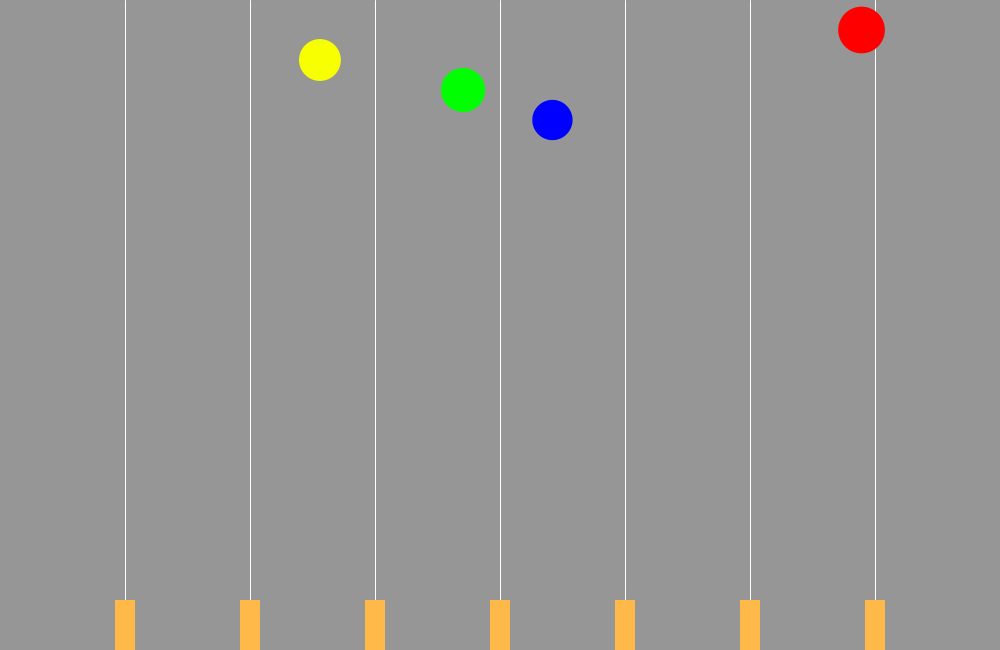
Frame 1 (no input)
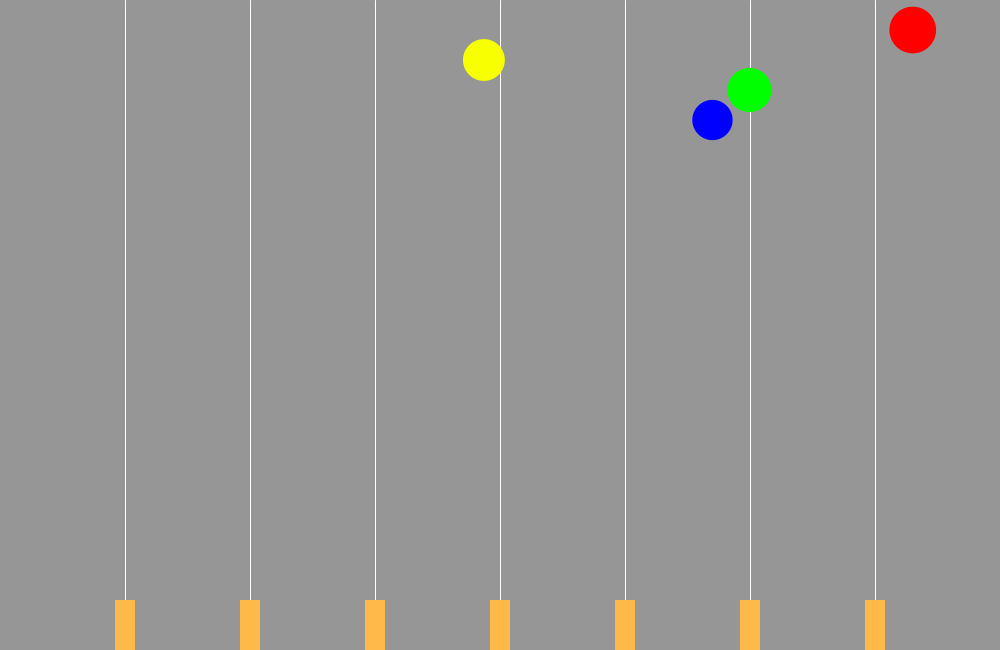
Frame 60 (the mouse pressed at the canvas centre just before this capture)
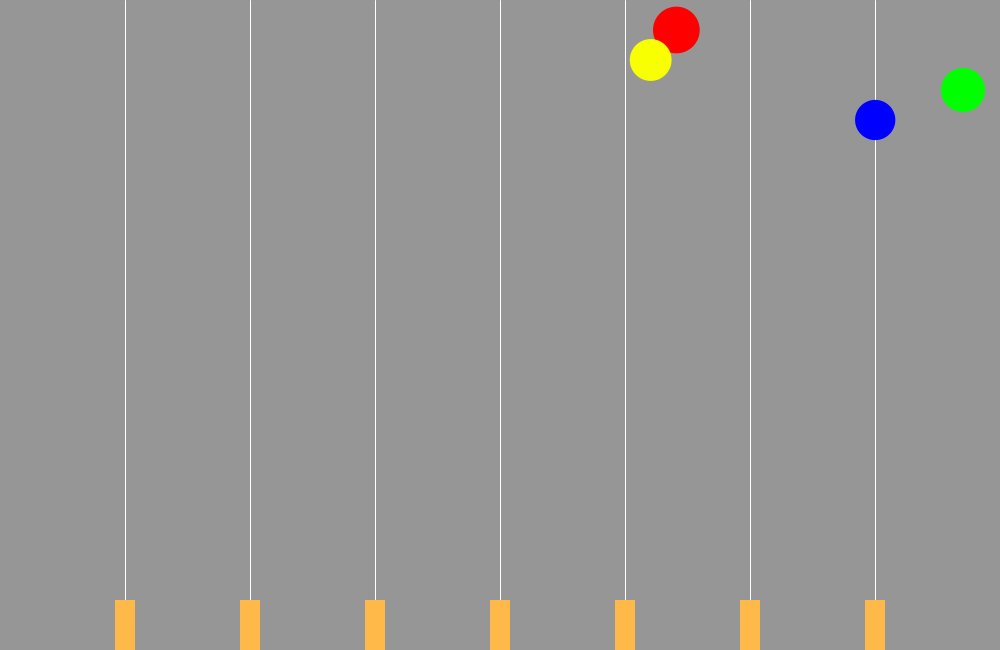
Frame 120 (the mouse held since frame 60 and released just before this capture)

The Processing sketch that drew these frames (run headless with seeded random() and noise(); from frame 60 on, the mouse is pressed at the canvas centre):

// Processing sketch: sketch5454
// ── sketch5454.pde
float x=1000/8; //shot line
int y=600;
float ea, eb, ec, ed;
float eas=random(2, 5);
float ebs=random(2, 5);
float ecs=random(2, 5);
float eds=random(2, 5);
int ead=1;
int ebd=1;
int ecd=1;
int edd=1;
float ey=30;
float ra, rb, rc, rd;
int count;
float ly=601;
float ly2=601;
float ly3=601;
float ly4=601;
float ly5=601;
float ly6=601;
float ly7=601;

void setup() {
  background(150);
  size(1000, 650);

  ea=random(0, width);
  eb=random(0, width);
  ec=random(0, width);
  ed=random(0, width);
  ra=random(20, 30);
  rb=random(20, 30);
  rc=random(20, 30);
  rd=random(20, 30);

  count=0;
}

void draw() {
  background(150);

  strokeWeight(1);
  stroke(255);
  line(x, 0, x, height);
  line(x*2, 0, x*2, height);
  line(x*3, 0, x*3, height);
  line(x*4, 0, x*4, height);
  line(x*5, 0, x*5, height);
  line(x*6, 0, x*6, height);
  line(x*7, 0, x*7, height);

  ea=ea+(eas*ead);
  eb=eb+(ebs*ebd);
  ec=ec+(ecs*ecd);
  ed=ed+(eds*edd);

  noStroke();

  ellipseMode(RADIUS);
  fill(255, 0, 0);
  ellipse(ea, ey, ra, ra);
  if (ea>=width || ea<=0) { //Bounce
    ead*=-1;
  }

  fill(247, 255, 0);
  ellipse(eb, ey*2, rb, rb);
  if (eb>=width || eb<=0) {
    ebd*=-1;
  }

  fill(0, 255, 0);
  ellipse(ec, ey*3, rc, rc);
  if (ec>=width || ec<=0) {
    ecd*=-1;
  }

  fill(0, 0, 255);
  ellipse(ed, ey*4, rd, rd);
  if (ed>=width || ed<=0) {
    edd*=-1;
  }

  strokeWeight(4);
  if (keyPressed) {
    ly=ly-20;
    ly2=ly2-20;
    ly3=ly3-20;
    ly4=ly4-20;
    ly5=ly5-20;
    ly6=ly6-20;
    ly7=ly7-20;
    
    stroke(0);

    if (key=='a') {
      line(x, ly, x, ly+20);
    } else if (key=='s') {
      line(x*2, ly2, x*2, ly2+20);
    } else if (key=='d') {
      line(x*3, ly3, x*3, ly3+20);
    } else if (key=='f') {
      line(x*4, ly4, x*4, ly4+20);
    } else if (key=='j') {
      line(x*5, ly5, x*5, ly5+20);
    } else if (key=='k') {
      line(x*6, ly6, x*6, ly6+20);
    } else if (key=='l') {
      line(x*7, ly7, x*7, ly7+20);
    }
  }
  if (keyPressed==false) {
    ly=ly2=ly3=ly4=ly5=ly6=ly7=601;
  }

  float RA=ra*ra;
  float RB=rb*rb;
  float RC=rc*rc;
  float RD=rd*rd;

  if ((x-ea)*(x-ea)+(ly-ey)*(ly-ey)<=RA||(x*2-ea)*(x*2-ea)+(ly2-ey)*(ly2-ey)<=RA||(x*3-ea)*(x*3-ea)+(ly3-ey)*(ly3-ey)<=RA||(x*4-ea)*(x*4-ea)+(ly4-ey)*(ly4-ey)<=RA||(x*5-ea)*(x*5-ea)+(ly5-ey)*(ly5-ey)<=RA||(x*6-ea)*(x*6-ea)+(ly6-ey)*(ly6-ey)<=RA||(x*7-ea)*(x*7-ea)+(ly7-ey)*(ly7-ey)<=RA) {
    noStroke();
    fill(150);
    ellipse(ea, ey, ra, ra);
    ly=ly2=ly3=ly4=ly5=ly6=ly7=601;
    count=count+1;
  } 
  if ((x-eb)*(x-eb)+(ly*2-ey*2)*(ly*2-ey*2)<=RB||(x*2-eb)*(x*2-eb)+(ly2*2-ey*2)*(ly2*2-ey*2)<=RB||(x*3-eb)*(x*3-eb)+(ly3*2-ey*2)*(ly3*2-ey*2)<=RB||(x*4-eb)*(x*4-eb)+(ly4*2-ey*2)*(ly4*2-ey*2)<=RB||(x*5-eb)*(x*5-eb)+(ly5*2-ey*2)*(ly5*2-ey*2)<=RB||(x*6-eb)*(x*6-eb)+(ly6*2-ey*2)*(ly6*2-ey*2)<=RB||(x*7-eb)*(x*7-eb)+(ly7*2-ey*2)*(ly7*2-ey*2)<=RB) {
    noStroke();
    fill(150);
    ellipse(eb, ey*2, rb, rb);
    ly=ly2=ly3=ly4=ly5=ly6=ly7=601;
    count=count+1;
  } 
  if ((x-ec)*(x-ec)+(ly*3-ey*3)*(ly*3-ey*3)<=RC||(x*2-ec)*(x*2-ec)+(ly2*3-ey*3)*(ly2*3-ey*3)<=RC||(x*3-ec)*(x*3-ec)+(ly3*3-ey*3)*(ly3*3-ey*3)<=RC||(x*4-ec)*(x*4-ec)+(ly4*3-ey*3)*(ly4*3-ey*3)<=RC||(x*5-ec)*(x*5-ec)+(ly5*3-ey*3)*(ly5*3-ey*3)<=RC||(x*6-ec)*(x*6-ec)+(ly6*3-ey*3)*(ly6*3-ey*3)<=RC||(x*7-ec)*(x*7-ec)+(ly7*3-ey*3)*(ly7*3-ey*3)<=RC) {
    noStroke();
    fill(150);
    ellipse(ec, ey*3, rc, rc);
    ly=ly2=ly3=ly4=ly5=ly6=ly7=601;
    count=count+1;
  } 
  if ((x-ed)*(x-ed)+(ly*4-ey*4)*(ly*4-ey*4)<=RD||(x*2-ed)*(x*2-ed)+(ly2*4-ey*4)*(ly2*4-ey*4)<=RD||(x*3-ed)*(x*3-ed)+(ly3*4-ey*4)*(ly3*4-ey*4)<=RD||(x*4-ed)*(x*4-ed)+(ly4*4-ey*4)*(ly4*4-ey*4)<=RD||(x*5-ed)*(x*5-ed)+(ly5*4-ey*4)*(ly5*4-ey*4)<=RD||(x*6-ed)*(x*6-ed)+(ly6*4-ey*4)*(ly6*4-ey*4)<=RD||(x*7-ed)*(x*7-ed)+(ly7*4-ey*4)*(ly7*4-ey*4)<=RD) {
    noStroke();
    fill(150);
    ellipse(ed, ey*4, rd, rd);
    ly=ly2=ly3=ly4=ly5=ly6=ly7=601;
    count=count+1;
  }

  noStroke();
  fill(255, 185, 72);
  rectMode(CORNERS);
  rect(x-10, y, x+10, height);
  rect(x*2-10, y, x*2+10, height);
  rect(x*3-10, y, x*3+10, height);
  rect(x*4-10, y, x*4+10, height);
  rect(x*5-10, y, x*5+10, height);
  rect(x*6-10, y, x*6+10, height);
  rect(x*7-10, y, x*7+10, height);

  if (count>10) { //10counts=clear
    noLoop();
    textAlign(CENTER);
    textSize(100);
    fill(224,0,255);
    text("CLEAR", width/2, height/2);
  }
}
